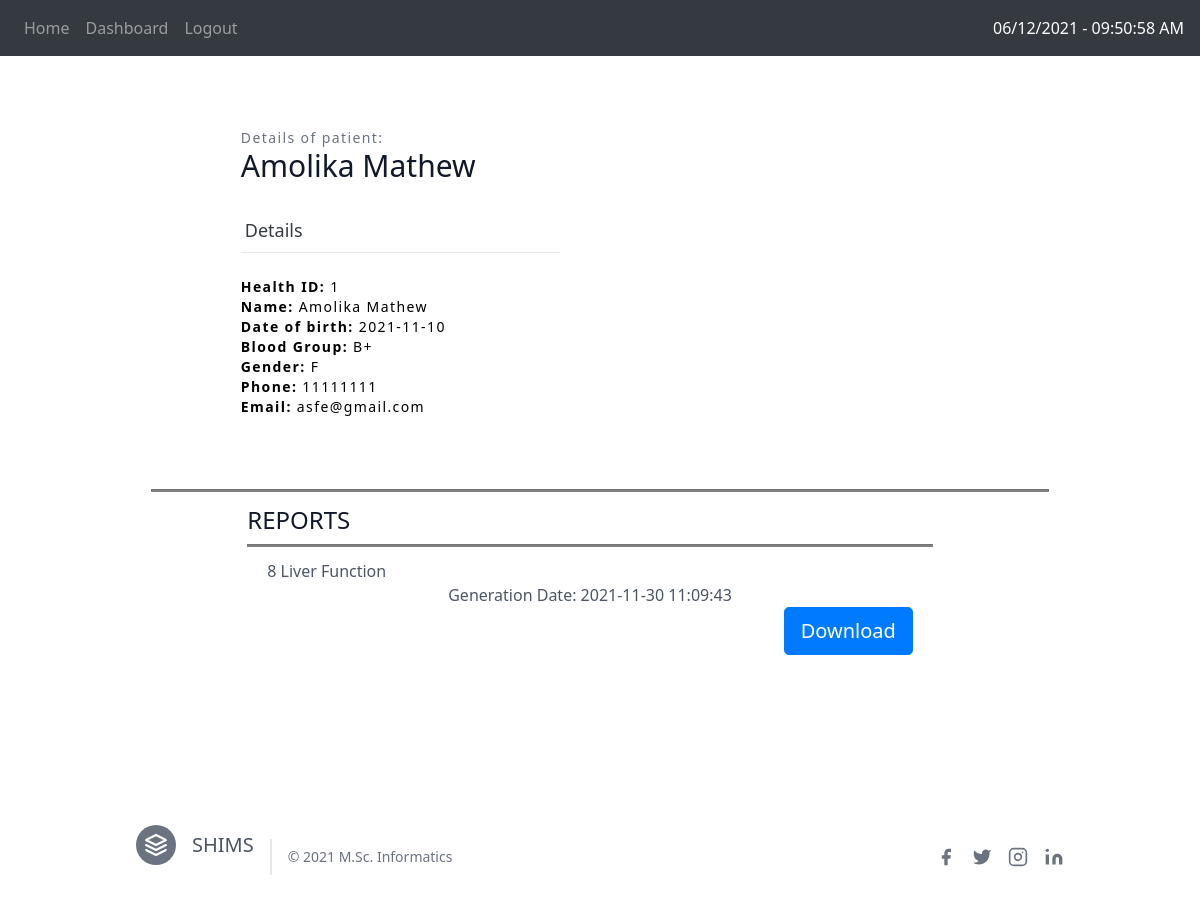
The page /patient-reports (signed in) on the database as committed earlier.
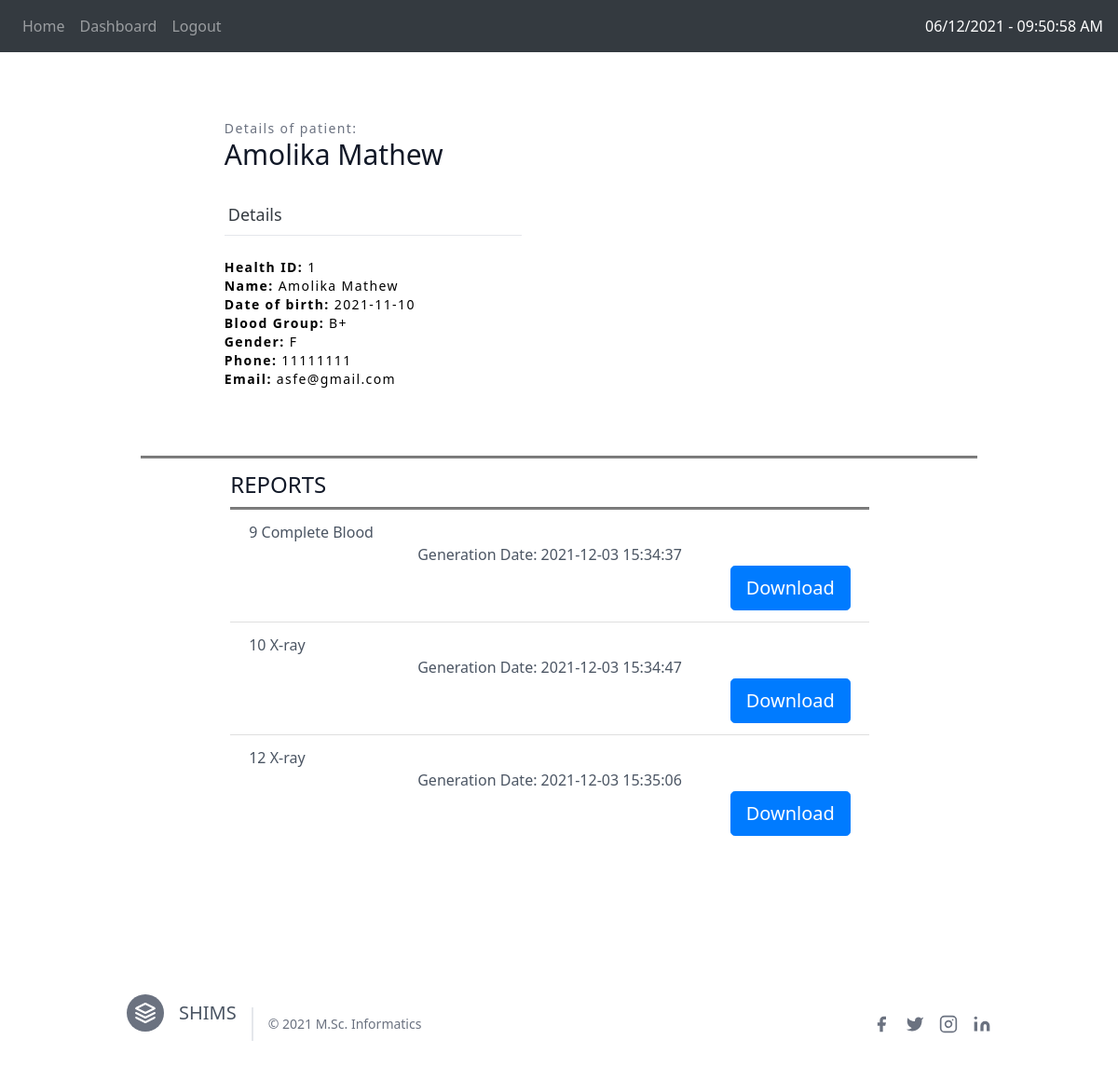
The same page on the database as committed later.
### website/models.py (models this page shows)
class Report(db.Model):
    report_id = db.Column(db.Integer, primary_key=True)
    patient_id = db.Column(db.Integer, db.ForeignKey('user.id'))
    type_of_report = db.Column(db.String(256))
    generation_date = db.Column(db.DateTime(timezone=True), default=func.now())
    file = db.Column(db.LargeBinary)

### website/views.py (the view)
@views.route('/patient-reports')
@login_required
def patient_reports():
    if(current_user.profession=="P"):
        return render_template("patient_details_and_reports.html", user=current_user, patient= current_user)
    else:
        flash("You can't access the page without authorization !!!", 'error')
        return render_template("home.html", user=current_user)

### website/__init__.py (called while the page is built)
def create_app():
    app = Flask(__name__)
    app.config['SECRET_KEY'] = 'bewufvcn rwhvnirwvinw'
    app.config['SQLALCHEMY_DATABASE_URI'] = f'sqlite:///{DB_NAME}'
    db.init_app(app)
    from .views import views
    from .auth import auth
    app.register_blueprint(views, url_prefix='/')
    app.register_blueprint(auth, url_prefix='/')
    from .models import Report, User
    create_database(app)
    login_manager = LoginManager(app)
    login_manager.login_view = 'views.home'
    login_manager.init_app(app)
    @login_manager.user_loader
    def load_user(id):
        return User.query.get(int(id))
    return app

### website/templates/patient_details_and_reports.html (shortened to what this page needs)
{% extends "base.html" %}
{% block content %}
<section class="text-gray-600 body-font overflow-hidden">
    <div class="container px-5 py-5 mx-auto">
      <div class="lg:w-4/5 mx-auto flex flex-wrap">
        <div class="lg:w-1/2 w-full lg:pr-10 lg:py-6 mb-6 lg:mb-0">
          <h2 class="text-sm title-font text-gray-500 tracking-widest">Details of patient:</h2>
          <h1 class="text-gray-900 text-3xl title-font font-medium mb-4">{{patient.name}}</h1>
          <div class="flex mb-4">
            <h1 class="flex-grow text-dark border-b py-2 text-lg px-1">Details</h1>
          </div>
          <h3 class="text-sm title-font text-black tracking-widest"><b>Health ID: </b>{{patient.id}}</h3>
          <h3 class="text-sm title-font text-black tracking-widest"><b>Name: </b>{{patient.name}}</h3>
          <h3 class="text-sm title-font text-black tracking-widest"><b>Date of birth: </b>{{patient.date_of_birth}}</h3>
          <h3 class="text-sm title-font text-black tracking-widest"><b>Blood Group: </b>{{patient.blood_group}}</h3>
          <h3 class="text-sm title-font text-black tracking-widest"><b>Gender: </b>{{patient.gender}}</h3>
          <h3 class="text-sm title-font text-black tracking-widest"><b>Phone: </b>{{patient.phone}}</h3>
          <h3 class="text-sm title-font text-black tracking-widest"><b>Email: </b>{{patient.email}}</h3>
          <br>
          <br>
        </div>
      </div>
      <hr style="height:2px;color:black;background-color:gray">
      <div class="container px-2 py-1 mx-auto">
        <div class="lg:w-4/5 mx-auto flex flex-wrap">
          <div class="lg:w-6/6 w-full lg:pr-5 lg:py-2 mb-2 lg:mb-0">
            <h1 class="text-gray-900 text-2xl title-font font-medium mb-2">REPORTS</h1>
            <hr style="height:2px;color:black;background-color:gray">
            <div>
              <ul class="list-group list-group-flush" id="reports">
                {% for report in patient.reports %}
                <li class="list-group-item">
                  <div>
                    <div class="text-left">
                      {{report.report_id}}
                      {{report.type_of_report}}
                    </div>
                  </div>
                  <div class="text-center">
                    {{"Generation Date: "}}
                    {{report.generation_date}}
                  </div>
                  <div class="text-right">
                    <a href="/download-report/{{patient.id}}/{{report.report_id}}">
                      <button type="button" class="btn btn-primary btn-lg">Download</button>
                    </a>
                  </div>
                </li>
                {% endfor %}
              </ul>
            </div>
            <br>
            <br>
          </div>
        </div>
    </div>
  </section>
{% endblock %}

Rows that differ between the two databases and show on the page:
removed Report: report_id "8", type_of_report "Liver Function", value "Generation Date:", generation_date "2021-11-30 11:09:43"
now on this page (row edited): Report: report_id "9", type_of_report "Complete Blood", value "Generation Date:", generation_date "2021-12-03 15:34:37"
added Report: report_id "10", type_of_report "X-ray", value "Generation Date:", generation_date "2021-12-03 15:34:47"
added Report: report_id "12", type_of_report "X-ray", value "Generation Date:", generation_date "2021-12-03 15:35:06"
